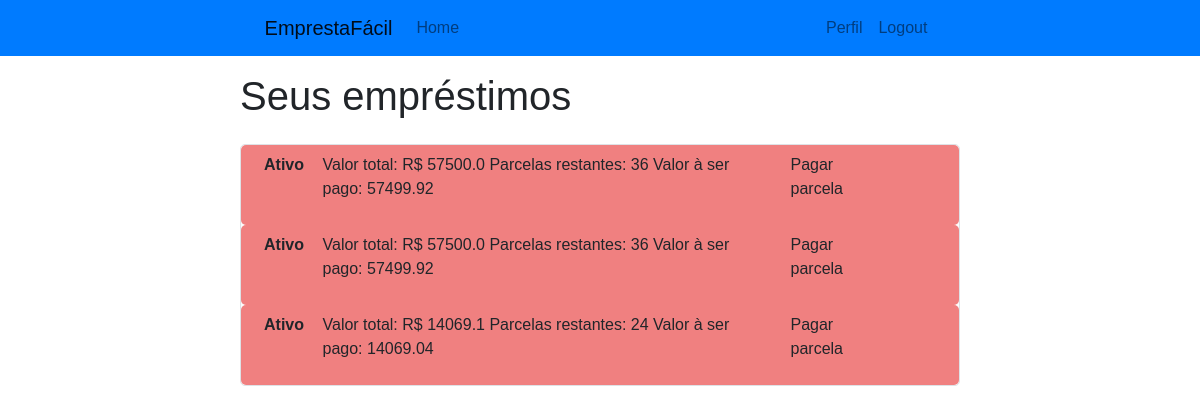
The page /perfil/emprestimos (signed in) on the database its author committed.
### FlaskEmprestimo/models.py (models this page shows)
class Emprestimo(db.Model):
    id = db.Column(db.Integer, primary_key=True)
    valor = db.Column(db.Float, nullable=False)
    parcelas = db.Column(db.Integer, nullable=False)
    valor_parcela = db.Column(db.Float, nullable=False)
    parcelas_restantes = db.Column(db.Integer, nullable=False)
    ativo = db.Column(db.Boolean)
    id_usuario = db.Column(db.Integer, db.ForeignKey('usuario.id'), nullable=False)
    def __repr__(self):
        return f"""Valor total: R$ {self.valor}
Parcelas restantes: {self.parcelas_restantes}
Valor à ser pago: {self.valor_parcela * self.parcelas_restantes}"""

### FlaskEmprestimo/routes.py (the view)
@app.route('/perfil/emprestimos')
@login_required
def detalhes_emprestimos():
    return render_template('detalhes_emprestimos.html',title='Detalhes')

### FlaskEmprestimo/models.py (called while the page is built)
@login_manager.user_loader
def load_user(user_id):
    return Usuario.query.get(int(user_id))

### FlaskEmprestimo/templates/detalhes_emprestimos.html (shortened to what this page needs)
{% extends 'base.html' %}
{% block conteudo %}
{% if current_user.emprestimos %}
<h1 class="mb-4">Seus empréstimos</h1>
<div class="border">
    {% for emprestimo in current_user.emprestimos %}
    {% if emprestimo.ativo %}
    <div class="container">
        <div class="p-2 row text-black" style="background-color: lightcoral; border-radius: 5px;">
            <div class="col-1">
                <b>Ativo</b>
            </div>
            <div class="col-8">
                <p>{{ emprestimo }}</p>
            </div>
            <div class="col-2 align-left">
                <p>Pagar parcela</p>
            </div>
        </div>
    </div>
    {% endif %}
    {% endfor %}
</div>
{% else %}
<h1>Você não possui empréstimos</h1>
{% endif %}
{% endblock %}

### FlaskEmprestimo/static/css/main.css (style rules this page uses)
body { font-family: sans-serif; }
div.border { border: 1px solid gray; border-radius: 5px; background-color: rgb(252, 252, 252); }

### rows shown on the page
Emprestimo: valor+parcelas_restantes+valor_parcela "Valor total: R$ 57500.0 Parcelas restantes: 36 Valor à ser pago: 57499.92"
Emprestimo: valor+parcelas_restantes+valor_parcela "Valor total: R$ 57500.0 Parcelas restantes: 36 Valor à ser pago: 57499.92"
Emprestimo: valor+parcelas_restantes+valor_parcela "Valor total: R$ 14069.1 Parcelas restantes: 24 Valor à ser pago: 14069.04"
